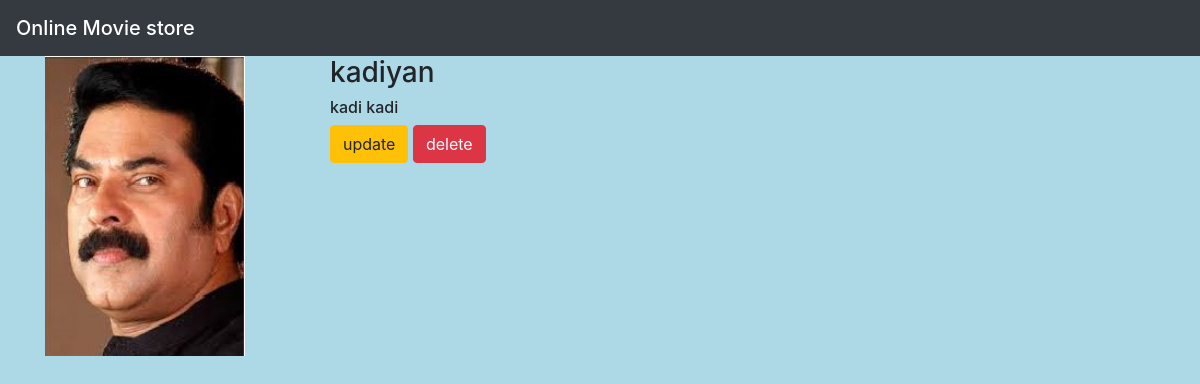
The app's page /m/8/ with its own data.
### newapp/models.py (models this page shows, shortened)
class movie(models.Model):
    name=models.CharField(max_length=30)
    desc=models.TextField()
    pict=models.ImageField(upload_to='gallery')

### newapp/views.py (the view)
# urls.py: path('m/<int:movieid>/', views.m, name='mohan'),
def m(request,movieid):
    i=movie.objects.get(id=movieid)
    return render(request,'m.html',{'i':i})

### templates/m.html
{% extends 'base.html' %}
{% block body %}
<div class="container">
<div class="row">
<div class="col-md-3">
<img src="{{i.pict.url}}" height="300" width="200">
</div>
<div class="col-md-3">
<h3>{{i.name}}</h3>
<h6>{{i.desc}}</h6>
<a class="btn btn-warning" href="{% url 'newapp:update' i.id %}">update</a>
<a class="btn btn-danger" href="{% url 'newapp:delete' i.id %}">delete</a>
</div>
</div></div>
{% endblock %}

### static/style.css (style rules this page uses)
body { background-color:lightblue; }

### records on screen
movie: pict (picture), name "kadiyan", desc "kadi kadi"
